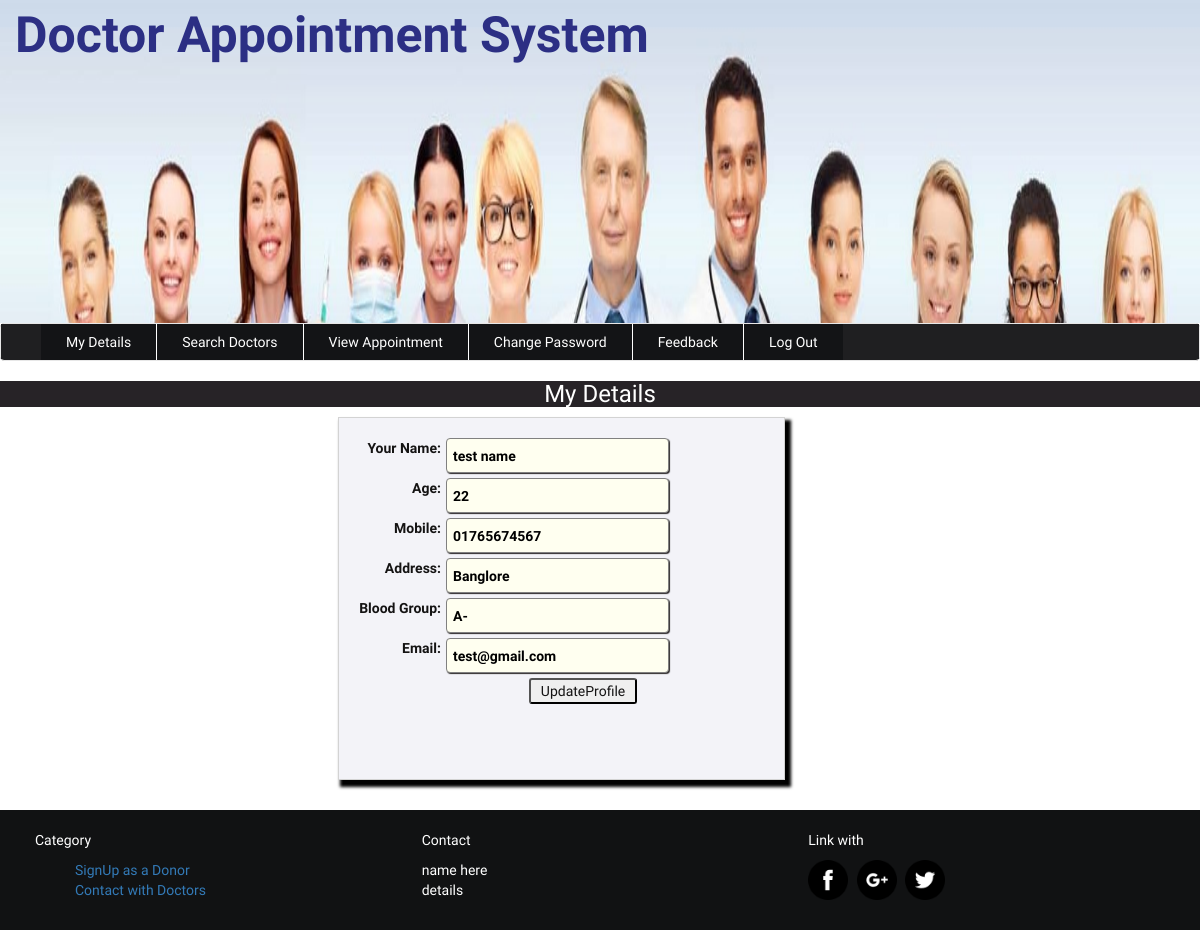
Screenshot of /patient/myDetails.php (signed in) with the database file from the repository.
### tables this page shows
CREATE TABLE IF NOT EXISTS `patient` (
  `id` int(11) NOT NULL AUTO_INCREMENT,
  `name` varchar(22) NOT NULL,
  `age` varchar(22) NOT NULL,
  `contact` varchar(22) NOT NULL,
  `address` varchar(22) NOT NULL,
  `bgroup` varchar(22) NOT NULL,
  `email` varchar(111) NOT NULL,
  `password` varchar(22) NOT NULL,
  PRIMARY KEY (`id`)
);

### patient/myDetails.php (the view, shortened to what this page needs)
<?php include('header.php'); ?>
<?php include('uptomenu.php'); ?>
				<?php
							include('../config.php');
							$sql="SELECT * FROM patient where email='" . $_SESSION["email"] . "'";
							$q=mysqli_query($conn,$sql);
							$data=mysqli_fetch_array($q);
							$name=$data[1];
							$age=$data[2];
							$contact=$data[3];
							$address=$data[4];
							$bgroup=$data[5];
							$email=$data[6];
				?>
<div class="login" style="background-color:#fff;">
		<h3 class="text-center" style="background-color:#272327;color: #fff;">My Details</h3>
			<div class="formstyle" style="float: right;padding:20px;border: 1px solid lightgrey;margin-right:415px; margin-bottom:30px;background-color:#f3f3f8;color:#141313;">
				<form action="" method="post" class="text-center form-group">
					<label>
						Your Name: <input type="text" name="name" value="<?php echo $name; ?>" placeholder="Full name" required>
					</label><br><br>
					<label>
						Age: <input type="number" name="age"  value="<?php echo $age; ?>" placeholder="age" required="required" pattern="[0-9]{2,2}" title="please enter only  numbers between 2 to 2 for age"/>
					</label><br><br>
					<label>
						Mobile: <input type="text" name="contact" value="<?php echo $contact; ?>" placeholder="contact no" required="required" pattern="[0-9]{10,11}" title="please enter only numbers between 10 to 11 for mobile no."/>
					</label><br><br>
 					<label>
						Address: <input type="text" name="address" value="<?php echo $address; ?>" placeholder="address" required>
					</label><br><br>
					<label>
						Blood Group: <input type="email" name="email" value="<?php echo $bgroup; ?>" placeholder="email" disabled>
					</label><br><br>
					<label>
						Email: <input type="email" name="email" value="<?php echo $email; ?>" placeholder="email" required>
					</label><br><br>
					<button name="submit" type="submit" style="margin-left:43px;width:108px;border-radius: 3px;">UpdateProfile</button> <br>
			</form> <br>
				<br>
	</div>
</div>
<br><br><br>
 <?php include('footer.php'); ?>
</body>
</html>

### patient/style.css (style rules this page uses)
body { padding: 5px auto; font-family: 'El Messiri', sans-serif; background:url(../img/bg3.jpg) fixed no-repeat; background-size:cover; }
input[type="text"],input[type="email"],input[type="password"],input[type="number"],input[type="date"],select,option { text-align: initial; width:223px; box-shadow:1px 1px 1px #2d2a2a; height:35px; line-height: normal; line-break: inherit; background-color: ivory; color: black; align-self: normal; margin-left: 5px; border:1px solid grey; border-radius: 4px; padding:4px 6px; float: right; margin-right: 95px; }
label { cursor: pointer; float: right; }
.formstyle { box-shadow: 4px 5px 3px 2px black; }

### rows the page displays
patient: name "test name", age "22", contact "01765674567", address "Banglore", email "A-", email "test@gmail.com"
